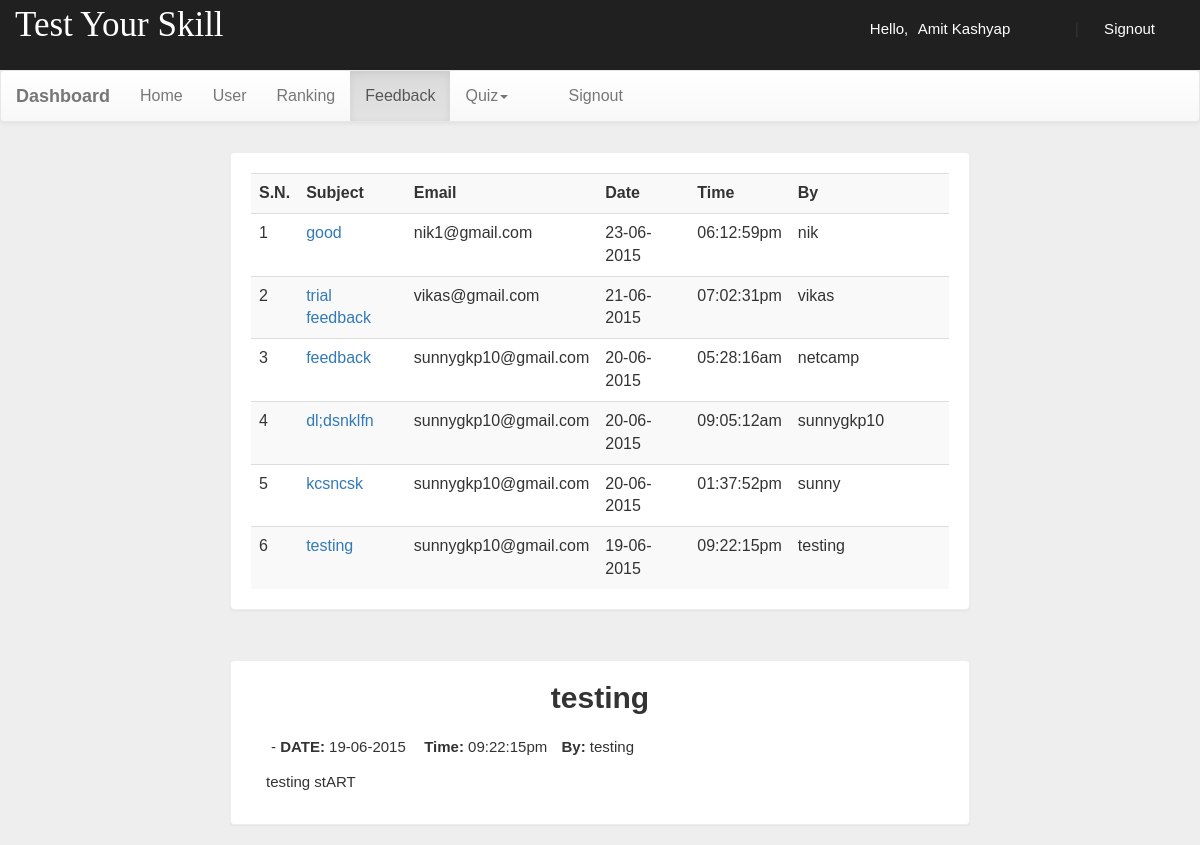
The page /login/dash.php?q=3&fid=55846be776610 (signed in) on the database its author committed.
### tables this page shows
CREATE TABLE `feedback` (
  `id` text NOT NULL,
  `name` varchar(50) NOT NULL,
  `email` varchar(50) NOT NULL,
  `subject` varchar(500) NOT NULL,
  `feedback` varchar(500) NOT NULL,
  `date` date NOT NULL,
  `time` varchar(50) NOT NULL
);

### login/dash.php (the view, shortened to what this page needs)
<!DOCTYPE html PUBLIC "-//W3C//DTD XHTML 1.0 Transitional//EN" "http://www.w3.org/TR/xhtml1/DTD/xhtml1-transitional.dtd">
<html xmlns="http://www.w3.org/1999/xhtml">
<head>
<link  rel="stylesheet" href="css/bootstrap.min.css"/>
 <link  rel="stylesheet" href="css/bootstrap-theme.min.css"/>
 <link rel="stylesheet" href="css/main.css">
 <link  rel="stylesheet" href="css/font.css">
</head>
<body  style="background:#eee;">
<div class="header">
<div class="row">
<div class="col-lg-6">
<span class="logo">Test Your Skill</span></div>
<?php
 include_once 'dbConnection.php';
  if(!(isset($_SESSION['email']))){
header("location:index.php");
}
else
{
$name = $_SESSION['name'];;
echo '<span class="pull-right top title1" ><span class="log1"><span class="glyphicon glyphicon-user" aria-hidden="true"></span>&nbsp;&nbsp;&nbsp;&nbsp;Hello,</span> <a href="account.php" class="log log1">'.$name.'</a>&nbsp;|&nbsp;<a href="logout.php?q=account.php" class="log"><span class="glyphicon glyphicon-log-out" aria-hidden="true"></span>&nbsp;Signout</button></a></span>';
}?>
</div></div>
<nav class="navbar navbar-default title1">
  <div class="container-fluid">
    <div class="navbar-header">
      <a class="navbar-brand" href="dash.php?q=0"><b>Dashboard</b></a>
    </div>
    <div class="collapse navbar-collapse" id="bs-example-navbar-collapse-1">
      <ul class="nav navbar-nav">
        <li <?php if(@$_GET['q']==0) echo'class="active"'; ?>><a href="dash.php?q=0">Home<span class="sr-only">(current)</span></a></li>
        <li <?php if(@$_GET['q']==1) echo'class="active"'; ?>><a href="dash.php?q=1">User</a></li>
		<li <?php if(@$_GET['q']==2) echo'class="active"'; ?>><a href="dash.php?q=2">Ranking</a></li>
		<li <?php if(@$_GET['q']==3) echo'class="active"'; ?>><a href="dash.php?q=3">Feedback</a></li>
        <li class="dropdown <?php if(@$_GET['q']==4 || @$_GET['q']==5) echo'active"'; ?>">
          <a href="#" class="dropdown-toggle" data-toggle="dropdown" role="button" aria-haspopup="true" aria-expanded="false">Quiz<span class="caret"></span></a>
        </li><li class="pull-right"> <a href="logout.php?q=account.php"><span class="glyphicon glyphicon-log-out" aria-hidden="true"></span>&nbsp;&nbsp;&nbsp;&nbsp;Signout</a></li>
      </ul>
          </div>
  </div>
</nav>
<div class="container">
<div class="row">
<div class="col-md-12">
<?php if(@$_GET['q']==3) {
$result = mysqli_query($con,"SELECT * FROM `feedback` ORDER BY `feedback`.`date` DESC") or die('Error');
echo  '<div class="panel"><div class="table-responsive"><table class="table table-striped title1">
<tr><td><b>S.N.</b></td><td><b>Subject</b></td><td><b>Email</b></td><td><b>Date</b></td><td><b>Time</b></td><td><b>By</b></td><td></td><td></td></tr>';
$c=1;
while($row = mysqli_fetch_array($result)) {
	$date = $row['date'];
	$date= date("d-m-Y",strtotime($date));
	$time = $row['time'];
	$subject = $row['subject'];
	$name = $row['name'];
	$email = $row['email'];
	$id = $row['id'];
	 echo '<tr><td>'.$c++.'</td>';
	echo '<td><a title="Click to open feedback" href="dash.php?q=3&fid='.$id.'">'.$subject.'</a></td><td>'.$email.'</td><td>'.$date.'</td><td>'.$time.'</td><td>'.$name.'</td>
	<td><a title="Open Feedback" href="dash.php?q=3&fid='.$id.'"><b><span class="glyphicon glyphicon-folder-open" aria-hidden="true"></span></b></a></td>';
	echo '<td><a title="Delete Feedback" href="update.php?fdid='.$id.'"><b><span class="glyphicon glyphicon-trash" aria-hidden="true"></span></b></a></td>
	</tr>';
}
echo '</table></div></div>';
}
?>
<?php if(@$_GET['fid']) {
echo '<br />';
$id=@$_GET['fid'];
$result = mysqli_query($con,"SELECT * FROM feedback WHERE id='$id' ") or die('Error');
while($row = mysqli_fetch_array($result)) {
	$name = $row['name'];
	$subject = $row['subject'];
	$date = $row['date'];
	$date= date("d-m-Y",strtotime($date));
	$time = $row['time'];
	$feedback = $row['feedback'];
echo '<div class="panel"<a title="Back to Archive" href="update.php?q1=2"><b><span class="glyphicon glyphicon-level-up" aria-hidden="true"></span></b></a><h2 style="text-align:center; margin-top:-15px;font-family: "Ubuntu", sans-serif;"><b>'.$subject.'</b></h1>';
 echo '<div class="mCustomScrollbar" data-mcs-theme="dark" style="margin-left:10px;margin-right:10px; max-height:450px; line-height:35px;padding:5px;"><span style="line-height:35px;padding:5px;">-&nbsp;<b>DATE:</b>&nbsp;'.$date.'</span>
<span style="line-height:35px;padding:5px;">&nbsp;<b>Time:</b>&nbsp;'.$time.'</span><span style="line-height:35px;padding:5px;">&nbsp;<b>By:</b>&nbsp;'.$name.'</span><br />'.$feedback.'</div></div>';}
}?>
</div>
</div></div>
</body>
</html>

### login/css/main.css (style rules this page uses)
.panel { border-color:#eee; margin-top:10px; margin-left:200px; margin-right:200px; padding:20px; font: 15px "Century Gothic", "Times Roman", sans-serif; }
.header { background:#202020; height:70px; }
.logo { font-family:'typo'; font-size:35px; color:white; margin:15px; }
.title1 { font: 16px "Century Gothic", "Times Roman", sans-serif; }
.top { margin-top:20px; }
.log1 { font: 15px 'Ubuntu', sans-serif; color:white; margin-left:10px; }
.log { margin:10px; margin-right:60px; margin-left:5px; color:white; text-decoration:none; font-size:20px; font-size:15px; }

### rows shown on the page
feedback: subject "good", email "nik1@gmail.com", date "23-06-2015", time "06:12:59pm", name "nik"
feedback: subject "trial feedback", email "vikas@gmail.com", date "21-06-2015", time "07:02:31pm", name "vikas"
feedback: subject "feedback", email "sunnygkp10@gmail.com", date "20-06-2015", time "05:28:16am", name "netcamp"
feedback: subject "dl;dsnklfn", email "sunnygkp10@gmail.com", date "20-06-2015", time "09:05:12am", name "sunnygkp10"
feedback: subject "kcsncsk", email "sunnygkp10@gmail.com", date "20-06-2015", time "01:37:52pm", name "sunny"
feedback: subject "testing", email "sunnygkp10@gmail.com", date "19-06-2015", time "09:22:15pm", name "testing", feedback "testing stART"

### other values the page prints
$name "Amit Kashyap"
